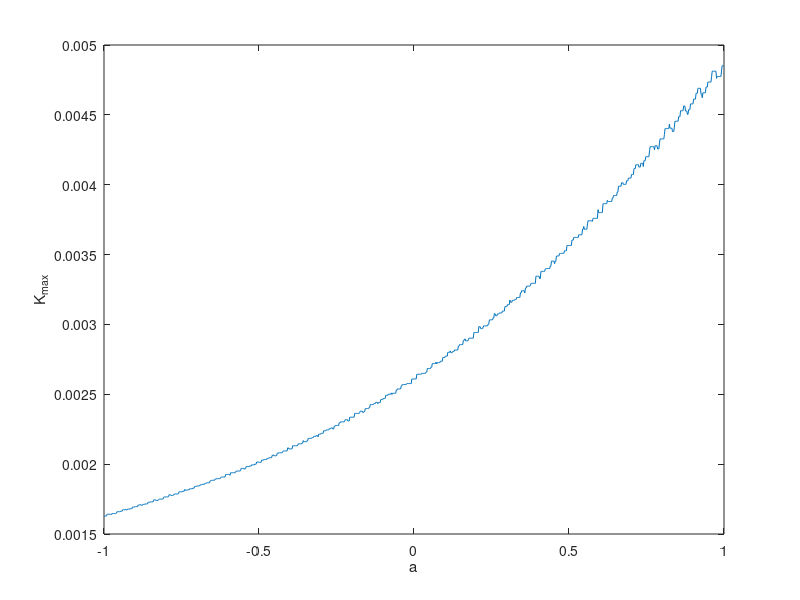

This figure's MATLAB source:
clear all;
clc;

%% Kmax szamitasa
A11=2; Delta11=20;
A12=1; Delta12=21;
A21=1; Delta21=65;
A22=2; Delta22=60;

roots_0 =@(A11,A12,A21,A22,Delta11,Delta12,Delta21,Delta22) roots([(A11*A22*(1/4+(Delta11+Delta22)/2+Delta11*Delta22)-A12*A21*(1/4+(Delta12+Delta21)/2+Delta12*Delta21))*(A11*A22-A12*A21)   -(A11^2*Delta11+A12^2*Delta12+A21^2*Delta21+A22^2*Delta22+(A11^2+A12^2+A21^2+A22^2)/2)   1]);
roots_pi=@(A11,A12,A21,A22,Delta11,Delta12,Delta21,Delta22) roots([((-1)^(Delta11+Delta22)*A11*A22*(1/4+(Delta11+Delta22)/2+Delta11*Delta22)-(-1)^(Delta12+Delta21)*A12*A21*(1/4+(Delta12+Delta21)/2+Delta12*Delta21))*(A11*A22*(-1)^(Delta11+Delta22)-A12*A21*(-1)^(Delta12+Delta21))   -(A11^2*Delta11+A12^2*Delta12+A21^2*Delta21+A22^2*Delta22+(A11^2+A12^2+A21^2+A22^2)/2)   1]);
minpos=@(x) min(x(x>0));

r0=roots_0(A11,A12,A21,A22,Delta11,Delta12,Delta21,Delta22);
rpi=roots_pi(A11,A12,A21,A22,Delta11,Delta12,Delta21,Delta22);

Kmax=min(minpos(r0),minpos(rpi))

%% kiegyensulyozas vizsgalata
a=linspace(-1,1,1000);
Kmax=zeros(size(a));

for ii=1:length(a)
    Delta11_=round(Delta11*(1+a(ii)));
    Delta12_=round(Delta12*(1+a(ii)));
    Delta21_=round(Delta21*(1-a(ii)));
    Delta22_=round(Delta22*(1-a(ii)));
    r0=roots_0(A11,A12,A21,A22,Delta11_,Delta12_,Delta21_,Delta22_);
    rpi=roots_pi(A11,A12,A21,A22,Delta11_,Delta12_,Delta21_,Delta22_);
    Kmax(ii)=min(minpos(r0),minpos(rpi));
end

figure(1);
plot(a,Kmax);
xlabel('a');
ylabel('K_{max}');
